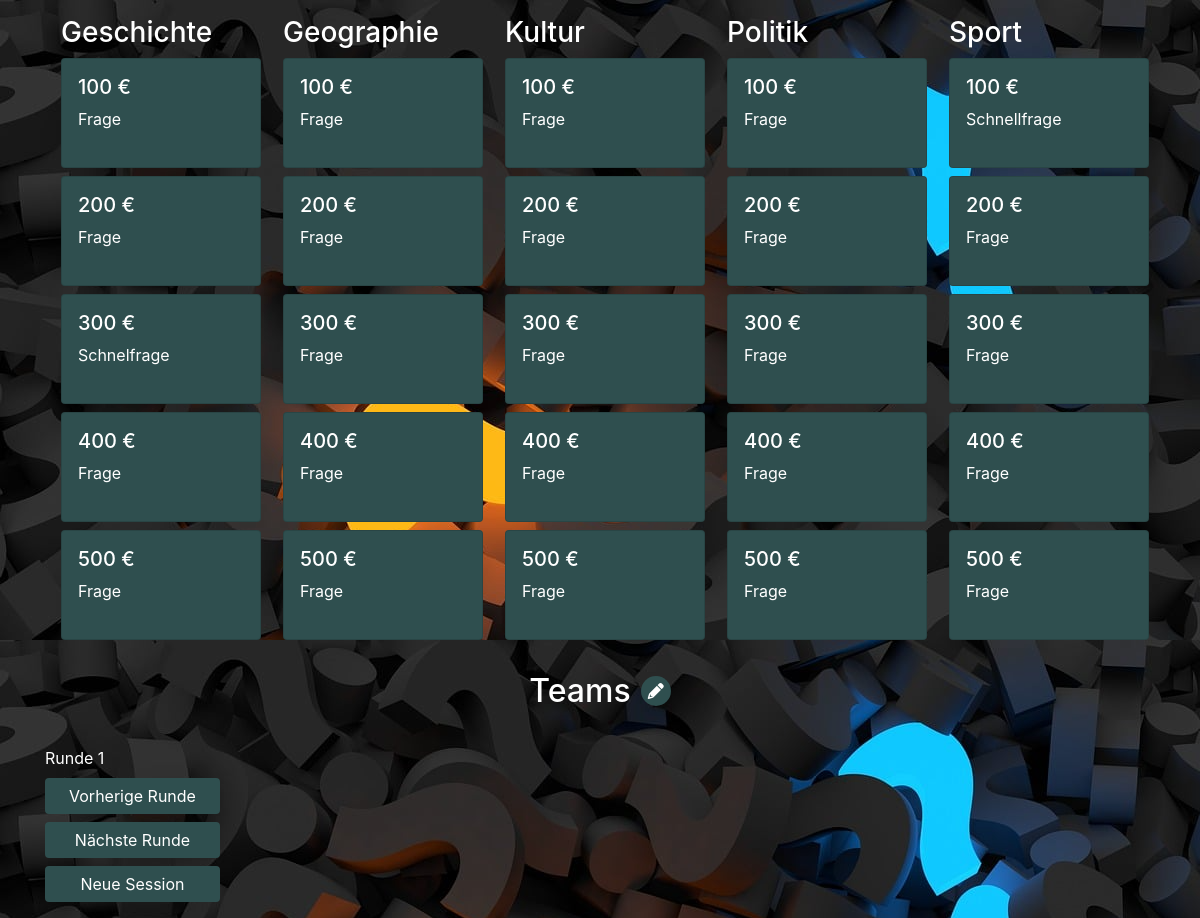
Before: / with the older database file.
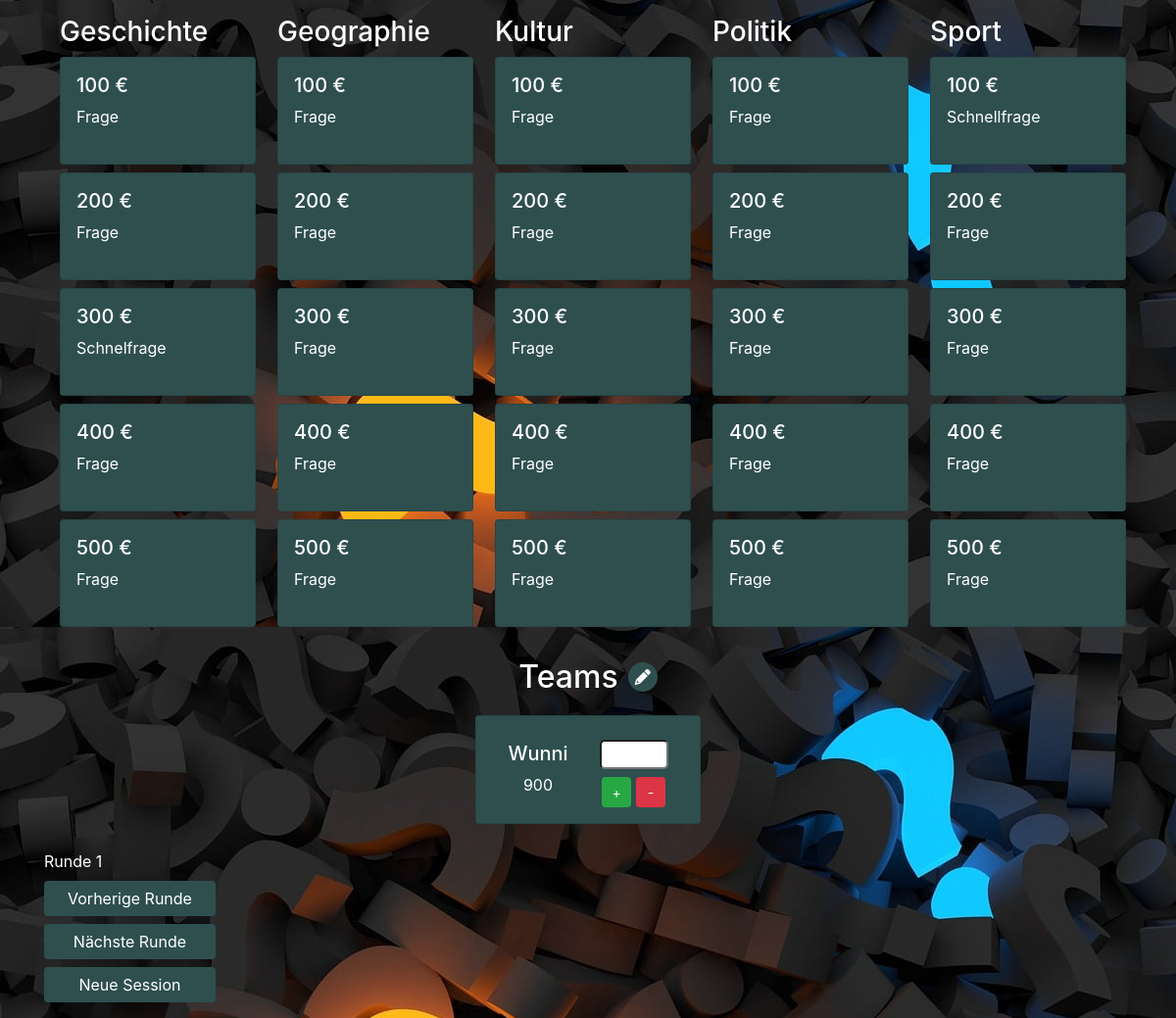
After: the same page with the newer database file.
### tables this page shows
CREATE TABLE questions (
                ﻿question_id INTEGER PRIMARY KEY,
                question TEXT,
                answer TEXT,
                category TEXT,
                type TEXT,
                points INTEGER
            );

CREATE TABLE teams (
                team_id INTEGER PRIMARY KEY AUTOINCREMENT,
                name TEXT NOT NULL,
                score INTEGER DEFAULT 0,
                buzzer_id INTEGER,
                is_active INTEGER,
                buzzer_sound TEXT
                );

### app.py (the view)
@app.route('/')
def index():
    teams = dao.get_teams()
    answered_questions = dao.get_answered_questions_of_round(session_id, round_number)
    answered_question_ids = [question_id for question_id, _ in answered_questions]
    question_matrix = get_question_matrix_from_json_ids(dao, round_number, rounds_json_filepath)
    return render_template('index.html', question_matrix=question_matrix, answered_question_ids=answered_question_ids, teams=teams, round_number=round_number)

### database_access.py (called while the page is built)
    def get_db_connection(self) -> tuple[sqlite3.Connection, sqlite3.Cursor]:
        try:
            conn = sqlite3.connect(self.dbfile, check_same_thread=False)
            cursor = conn.cursor()
            cursor.row_factory = sqlite3.Row
            return conn, cursor
        except sqlite3.Error as err:
            error_handler(err,traceback.format_exc())

    def get_multiple_questions_by_ids(self, question_ids):
        try:
            conn, cursor = self.get_db_connection()
            placeholders = ','.join('?' for _ in question_ids)
            query = f'SELECT * FROM questions WHERE question_id IN ({placeholders}) ORDER BY points ASC'
            questions = cursor.execute(query, question_ids).fetchall()
            conn.close()
            return questions
        except sqlite3.Error as err:
            error_handler(err, traceback.format_exc())

    def get_teams(self) -> list:
        try:
            conn, cursor = self.get_db_connection()
            teams = cursor.execute('SELECT * FROM teams').fetchall()
            conn.close()
            return teams
        except sqlite3.Error as err:
            error_handler(err,traceback.format_exc())

    def get_answered_questions_of_round(self, session_id, round_number) -> list:
        try:
            conn, cursor = self.get_db_connection()
            result = cursor.execute('SELECT question_id, team_id FROM sessions WHERE session_id = ? AND round_number = ? AND points > 0', (session_id, round_number)).fetchall()
            conn.close()
            return [(r["question_id"], r["team_id"]) for r in result]
        except sqlite3.Error as err:
            self.error_handler(err, traceback.format_exc())
            return None

### question_selector.py (called while the page is built)
def get_question_matrix_from_json_ids(dao, round_number, json_filepath):
    question_matrix = []
    with open(json_filepath, 'r') as file:
        parsed_data = json.load(file)
        json_obj = next((item for item in parsed_data if item["round_number"] == round_number), None)
        questions = json_obj.get("questions")
        if questions:
            for category in questions:
                question_ids = questions[category]
                if question_ids:
                    question_matrix.append(dao.get_multiple_questions_by_ids(question_ids))
    return question_matrix

### templates/index.html (shortened to what this page needs)
<!DOCTYPE html>
<html lang="en">
<head>
    <link rel="stylesheet" href="https://stackpath.bootstrapcdn.com/bootstrap/4.5.2/css/bootstrap.min.css">
    <link rel="stylesheet" href="https://cdnjs.cloudflare.com/ajax/libs/font-awesome/6.0.0-beta3/css/all.min.css">
</head>
<body>
    <div class="container">
        <div class="row my-3">
            {% for category in question_matrix %}
                <div class="col-md-2 mx-3">
                    <div class="category-block">
                        <h3>{{ category[0]["category"] }}</h3>
                        <div class="d-flex flex-column">
                            {% for question in category %}
                                <div class="card question-card mb-2 {{ "answered" if question["question_id"] in answered_question_ids }}" data-question-id="{{ question["question_id"] }}"">
                                    <div class="card-body">
                                        <h5 class="card-title">{{ question["points"] }} €</h5>
                                        <p class="card-text">{{ question["type"] }}</p>
                                    </div>
                                </div>
                            {% endfor %}
                        </div>
                    </div>
                </div>
            {% endfor %}
        </div>
        <div class="row mt-4">
            <div class="col-md-12">
                <div class="team-cards-wrapper">
                    <div class="team-header">
                        <h2>Teams</h2>
                        <button id="toggle-team-settings-btn" class="btn btn-primary btn-icon">
                            <i class="fas fa-pencil-alt"></i>
                        </button>
                    </div>
                    <div class="row team-cards-container">
                        {% for team in teams %}
                        <div>
                            <div class="card team-card {{ "active" if team.is_active }}" data-team-id="{{ team.team_id }}">
                                <div class="card-body team-card-body">
                                    <div class="mx-3">
                                        <h5 class="card-title">{{ team.name }}</h5>
                                        <span class="card-text">{{ team.score }}</span>
                                    </div>
                                    <div class="team-add-points mt-2 mx-3">
                                        <input type="number" class="mb-2 team-add-points-input" id="points-{{ team.team_id }}">
                                        <div class="manual-score-change-container">
                                            <button class="btn btn-success btn-sm team-control-btn" data-team-id="{{ team.team_id }}" data-action="add">+</button>
                                            <button class="btn btn-danger btn-sm team-control-btn" data-team-id="{{ team.team_id }}" data-action="subtract">-</button>
                                        </div>
                                    </div>
                                </div>
                            </div>
                        </div>
                        {% endfor %}
                    </div>
                </div>
            </div>
        </div>
        <div class="my-3">
            <div class="mt-2">
                <span class="session-controls">Runde <span id="round-number">{{ round_number }}</span></span>
            </div>
            <form action="{{ url_for("previous_round") }}" method="post" class="mt-2">
                <button type="submit" class="btn btn-primary session-controls">Vorherige Runde</button>
            </form>
            <form action="{{ url_for("next_round") }}" method="post" class="mt-2">
                <button type="submit" class="btn btn-primary session-controls">Nächste Runde</button>
            </form>
            <form action="{{ url_for("new_session") }}" method="post" class="mt-2">
                <button type="submit" class="btn btn-primary session-controls">Neue Session</button>
            </form>
        </div>
    </div>
</body>
</html>

### templates/index.html (style rules this page uses)
body { color: white; background-image: url("/static/images/question-mark.png"); }
.btn-primary { background-color: darkslategrey; border: none; }
.question-card { cursor: pointer; }
.card { background-color: darkslategrey; height: 110px; width: 200px; }
.card-body { padding: 1rem; }
.card-title { margin-bottom: 0.5rem; overflow: hidden; white-space: nowrap; text-overflow: ellipsis; max-width: 150px; }
.category-block { width: 100%; }
.team-cards-wrapper { text-align: center; }
.team-header { display: flex; align-items: center; justify-content: center; gap: 10px; margin-bottom: 20px; }
.team-header h2 { margin: 0; }
.team-cards-container { display: flex; justify-content: center; align-items: center; flex-wrap: wrap; gap: 20px; }
.team-card { position: relative; height: auto; width: 100%; margin-bottom: 10px; }
.team-card-body { display: flex; justify-content: space-between; align-items: center; }
.team-add-points { display: flex; flex-direction: column; align-items: center; }
.team-add-points-input { width: 70px; margin-bottom: 10px; border-radius: 5px; }
.team-control-btn { width: 30px; }
.manual-score-change-container { display: flex; gap: 5px; }
.btn-icon { width: 30px; height: 30px; padding: 0; border-radius: 50%; border: none; display: flex; align-items: center; justify-content: center; background-color: darkslategrey; }
.session-controls { width: 175px; }

Changed rows visible on the page:
added teams: name "Wunni", score "900"
